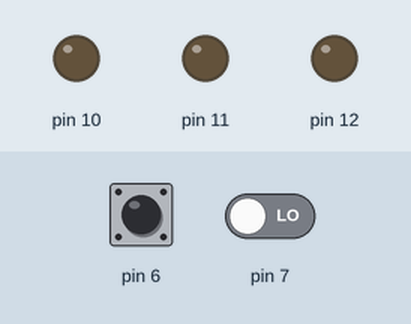
Simulated run of this sketch. Board: Arduino Uno, built with avr-gcc and run on an emulated ATmega328P. Shown: output pins drawn as LEDs (lit = HIGH). The inputs (shaded band) are chosen by the test bench; at power-on: pin 6 LOW, pin 7 LOW.

Above: at 1.2 s.
1.3 s: pin 6 driven HIGH
At 2.5 s:
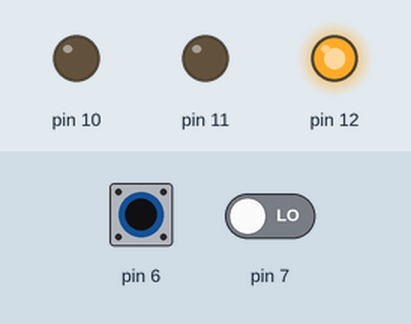
2.8 s: pin 7 driven HIGH
At 4.0 s:
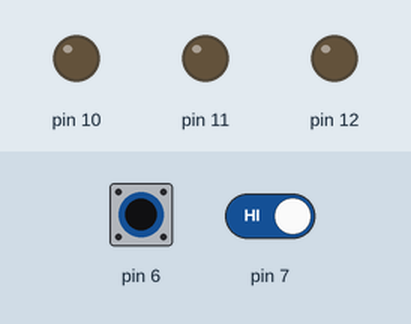
4.3 s: pin 6 pulsed LOW 5 times (0.12 s each, 0.3 s apart)
At 6.8 s:
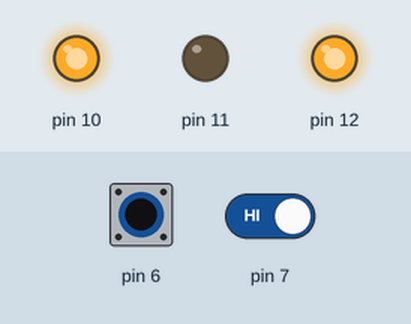
7.3 s: pin 6 pulsed LOW 2 times (0.12 s each, 0.3 s apart)
At 8.4 s:
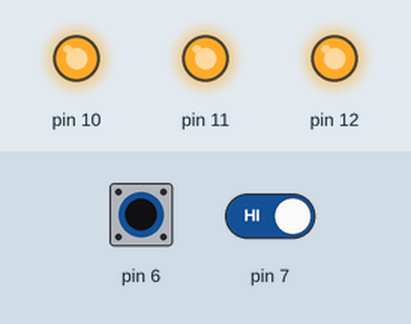
Timing chart, 0 to 10.3 s (numbered marks = the images above; inputs shaded):
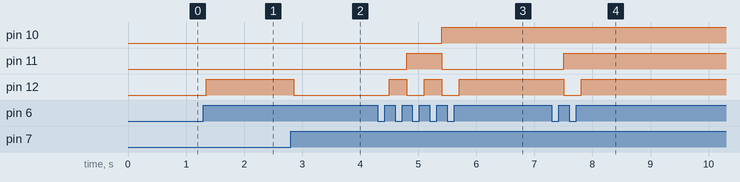

The sketch:

hbanke2Lab2.ino
```cpp
/*Het Banker, 676239923, Hbanke2
LAB 2 - Displaying the binary digit LED
Description:  The code is supposed to blink the bulb when its pressed the binary number input
              so for example, when the user presses the button the first time the first LED will light up
              when the user presses the increment button for the second time, the 2nd LED will light up
              on the third press, the first and second LED will light up because 3 in binary is 011.
              We also have decrement button which goes backwards.
Assumption: On the hardware side, I did not really expect it to work. I was amazed how it actually worked.
            I also assumed that the deboucer wouldn't work, I didn't know how it would handle the long press.
References: https://www.arduino.cc/en/Tutorial/Button
            http://www.ladyada.net/learn/arduino/lesson5.html
*/

//these are the global variables for the button and which binary number we are currently at.
int decrementButtonState = 0, incrementButtonState = 0, binaryNumber = 0;

//hold the values for debounce
int lastPress=0, prevPress = 0;

//function proto type
void lights();

//setting up the board with LEDs and buttons
void setup( )
{
    //incrementButton
    pinMode(6,INPUT);
    //decrementButton
    pinMode(7,INPUT);
    //redLight
    pinMode(12,OUTPUT);
    //blueLight
    pinMode(11,OUTPUT);
    //greenLight
    pinMode(10,OUTPUT);
}

// the loop function runs over and over again forever
void loop( )
{
    //these are the states for the buttons.
    incrementButtonState = digitalRead(6);
    decrementButtonState = digitalRead(7);

    //when the user presses the increment button then increment the counter
    if(incrementButtonState != lastPress){
      if(incrementButtonState == HIGH)
      {
        //incrementing the binary counter when the increment button pressed
        binaryNumber++;
      }
    }

    if(decrementButtonState != prevPress)
    {
      //when the user presses the decrement button then increment the counter
      if(decrementButtonState == HIGH)
      {
        //decrementing the binary counter when the decrement button pressed
        binaryNumber--;
      }
    }

    //if the user keeps pressing the binaryNumber then set up the LEDs to 0
    if(binaryNumber > 7)
    {
      //all the lights to 0
      binaryNumber = 0;
    }

    //holds the values for debounce
    lastPress = incrementButtonState;
    prevPress = decrementButtonState;

    //calling the lights function
    lights();

    delay(150);
}

void lights()
{
    //state holder
    int binaryNumber2= binaryNumber;
    if(binaryNumber2 % 2 == 1) { digitalWrite(12,HIGH); }
    else { digitalWrite(12,LOW); }

    //binary shifting to the next bit
    binaryNumber2 = binaryNumber2 >> 1;

    if(binaryNumber2 % 2 == 1) { digitalWrite(11,HIGH); }
    else { digitalWrite(11,LOW); }

    //binary shifting to the next bit
    binaryNumber2 = binaryNumber2 >> 1;

    if(binaryNumber2 % 2 == 1) { digitalWrite(10,HIGH); }
    else { digitalWrite(10,LOW); }

    //binary shifting to the next bit
    binaryNumber2 = binaryNumber2 >> 1;
}
```

Measured:
- after the input at 1.3 s, pin 12: LOW → HIGH after 0.05 s
- after the input at 2.8 s, pin 12: HIGH → LOW after 0.05 s
- after the input at 4.3 s, pin 10: LOW → HIGH after 1.1 s; pin 11: LOW → HIGH after 0.50 s, → LOW 0.60 s later; pin 12: alternates HIGH for 0.30 s and LOW for 0.30 s, 5 changes in all, then stays HIGH, starting after 0.20 s
- after the input at 7.3 s, pin 11: LOW → HIGH after 0.20 s; pin 12: HIGH → LOW after 0.20 s, → HIGH 0.30 s later
